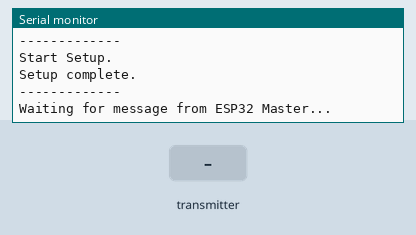
Bench run of a sketch on a simulated ESP8266 (NodeMCU). Shown: the last lines printed to the serial monitor. The inputs (shaded band) are chosen by the test bench.

Above: at 3.3 s.
3.4 s: the transmitter starts sending str_r_Text = 0
At 4.1 s:
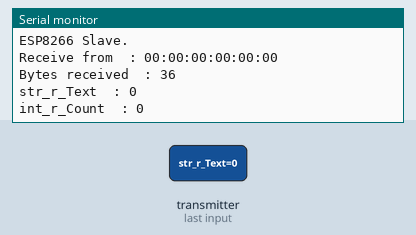
4.9 s: the transmitter starts sending int_r_Count = 256
At 7.0 s:
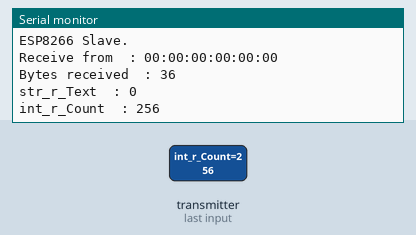
7.9 s: the transmitter starts sending str_r_Text = 1
9.4 s: the transmitter starts sending int_r_Count = 512
At 11.9 s:
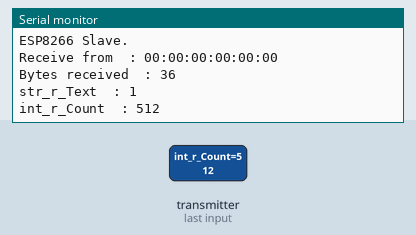
Timing chart, 0 to 13.4 s (numbered marks = the images above; inputs shaded):
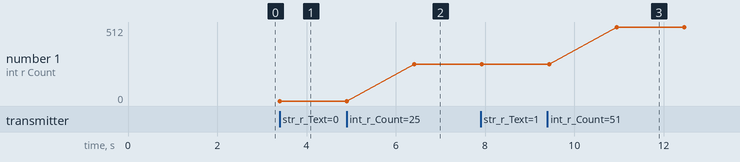

The sketch:

02_ESP8266-NOW_Communication_Test--SLAVE.ino
```cpp
#include <ESP8266WiFi.h>        // Thư viện WiFi cho ESP8266
extern "C" {
  #include <espnow.h>           // Thư viện ESP-NOW cho ESP8266
}

#define CHANNEL 1               // Kênh WiFi

// Địa chỉ MAC của Master
uint8_t broadcastAddress[] = {0x14, 0x33, 0x5c, 0x02, 0x71, 0xc8};

// Cấu trúc dữ liệu gửi
typedef struct structure_to_send_messages {
  char str_s_Text[32];
  int int_s_Count;
} structure_to_send_messages;

structure_to_send_messages s_Messages;

// Cấu trúc dữ liệu nhận
typedef struct structure_to_receive_messages {
  char str_r_Text[32];
  int int_r_Count;
} structure_to_receive_messages;

structure_to_receive_messages r_Messages;

int cnt = 0;

// Gọi khi gửi xong dữ liệu
void OnDataSent(uint8_t *mac_addr, uint8_t sendStatus) {
  char macStr[18];
  snprintf(macStr, sizeof(macStr), "%02x:%02x:%02x:%02x:%02x:%02x",
           mac_addr[0], mac_addr[1], mac_addr[2],
           mac_addr[3], mac_addr[4], mac_addr[5]);

  Serial.println();
  Serial.println("ESP8266 Slave.");
  Serial.print("Send message to\t\t: "); Serial.println(macStr);
  Serial.print("Message sending status\t: ");
  Serial.println(sendStatus == 0 ? "Delivery Success" : "Delivery Fail");
}

// Gọi khi nhận được dữ liệu
void OnDataRecv(uint8_t *mac_addr, uint8_t *incomingData, uint8_t len) {
  char macStr[18];
  snprintf(macStr, sizeof(macStr), "%02x:%02x:%02x:%02x:%02x:%02x",
           mac_addr[0], mac_addr[1], mac_addr[2],
           mac_addr[3], mac_addr[4], mac_addr[5]);

  memcpy(&r_Messages, incomingData, sizeof(r_Messages));

  Serial.println();
  Serial.println("ESP8266 Slave.");
  Serial.print("Receive from\t: "); Serial.println(macStr);
  Serial.print("Bytes received\t: "); Serial.println(len);
  Serial.print("str_r_Text\t: "); Serial.println(r_Messages.str_r_Text);
  Serial.print("int_r_Count\t: "); Serial.println(r_Messages.int_r_Count);

  cnt = r_Messages.int_r_Count;

  Send_Reply_Message();
}

// Gửi phản hồi trở lại Master
void Send_Reply_Message() {
  delay(1500);

  strcpy(s_Messages.str_s_Text, "Hello ESP8266 Master");
  s_Messages.int_s_Count = cnt;

  uint8_t result = esp_now_send(broadcastAddress, (uint8_t *) &s_Messages, sizeof(s_Messages));

  if (result != 0) {
    Serial.println();
    Serial.println("Error sending the data");
  }
}

void setup() {
  Serial.begin(115200);
  Serial.println();
  delay(2000);

  Serial.println("ESP8266 Slave.");
  Serial.println("-------------");
  Serial.println("Start Setup.");

  WiFi.mode(WIFI_STA);           // Chuyển sang chế độ Station (STA)

  // Thiết lập kênh WiFi (ESP8266 không thay đổi được kênh như ESP32, phải kết nối AP có cùng kênh)
  WiFi.disconnect();             // Ngắt kết nối WiFi để chọn kênh
  delay(100);

  if (esp_now_init() != 0) {
    Serial.println("Error initializing ESP-NOW");
    return;
  }

  esp_now_set_self_role(ESP_NOW_ROLE_COMBO);  // Có thể vừa gửi vừa nhận
  esp_now_register_send_cb(OnDataSent);       // Gắn callback gửi
  esp_now_register_recv_cb(OnDataRecv);       // Gắn callback nhận

  if (esp_now_add_peer(broadcastAddress, ESP_NOW_ROLE_COMBO, CHANNEL, NULL, 0) != 0) {
    Serial.println("Failed to add peer");
    return;
  }

  Serial.println("Setup complete.");
  Serial.println("-------------");
  Serial.println("Waiting for message from ESP32 Master...");
}

void loop() {
  delay(1);  // Giữ vòng lặp nhẹ
}
```

Measured:
- after the input at 3.4 s, the serial monitor: prints a new line at once (image 1)
- after the input at 4.9 s, the serial monitor: prints a new line after 1.5 s (image 2)
- after the input at 9.4 s, the serial monitor: prints a new line after 1.6 s (image 3)
- plotted number 1: 0 → 256 after the input at 4.9 s, 256 → 512 after the input at 9.4 s
